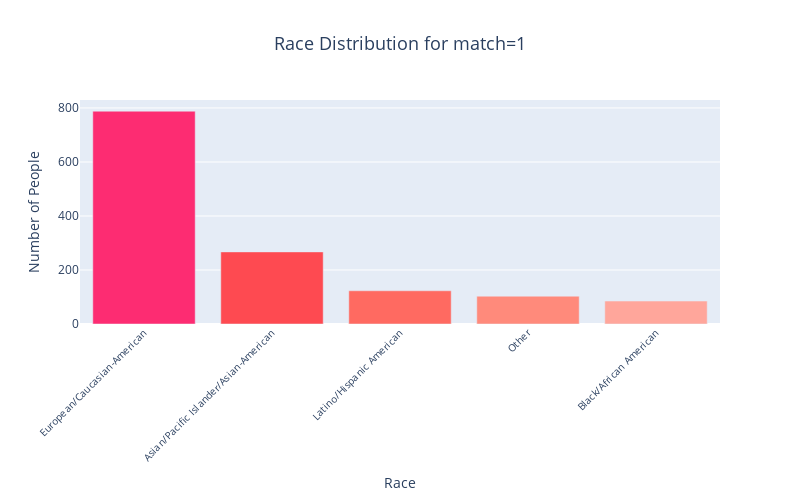

The code cell stored with this chart in its notebook:
### Code cell
# Filtrer les données où match = 1
df_match_1 = df[df['match'] == 1].copy()

# Mapping race numbers to their respective categories
race_mapping = {
    1: 'Black/African American',
    2: 'European/Caucasian-American',
    3: 'Latino/Hispanic American',
    4: 'Asian/Pacific Islander/Asian-American',
    5: 'Native American',
    6: 'Other'
}

# Apply the mapping to the 'race' column for the filtered DataFrame
df_match_1['race_label'] = df_match_1['race'].map(race_mapping)

# Count the occurrences of each race category
race_counts = df_match_1['race_label'].value_counts().reset_index()
race_counts.columns = ['Race', 'Count']

# Custom colors for each race category (same pink/red tones)
colors = ['#FD2C72', '#FE4A51', '#FF6A61', '#FF8A7B', '#FFA69B', '#FFC2BD']

# Create the bar chart
fig = px.bar(race_counts, x='Race', y='Count', title='Race Distribution for match=1',
             labels={'Count': 'Number of People', 'Race': 'Race'},
             color='Race', color_discrete_sequence=colors)

# Update layout: increase figure size, reduce font size, rotate x-axis labels, and remove legend
fig.update_layout(
    xaxis_title='Race',
    yaxis_title='Number of People',
    title_font_size=18,
    title_x=0.5,
    xaxis_tickfont_size=10,  # Smaller font size for x-axis labels
    yaxis_tickfont_size=12,  # Smaller font size for y-axis labels
    showlegend=False,  # Hide legend
    width=800,  # Increase width
    height=500  # Increase height
)

# Rotate x-axis labels for better readability
fig.update_xaxes(tickangle=-45)

# Show the chart
fig.show()

### Figure 1 — Plotly figure (JSON) as saved in the notebook; plotly's stock layout.template omitted (floating-point values rounded to 4 significant figures)
{"data": [{"alignmentgroup": "True", "hovertemplate": "Race=%{x}<br>Number of People=%{y}<extra></extra>", "legendgroup": "European/Caucasian-American", "marker": {"color": "#FD2C72", "pattern": {"shape": ""}}, "name": "European/Caucasian-American", "offsetgroup": "European/Caucasian-American", "orientation": "v", "showlegend": true, "textposition": "auto", "type": "bar", "x": ["European/Caucasian-American"], "xaxis": "x", "y": [788], "yaxis": "y"}, {"alignmentgroup": "True", "hovertemplate": "Race=%{x}<br>Number of People=%{y}<extra></extra>", "legendgroup": "Asian/Pacific Islander/Asian-American", "marker": {"color": "#FE4A51", "pattern": {"shape": ""}}, "name": "Asian/Pacific Islander/Asian-American", "offsetgroup": "Asian/Pacific Islander/Asian-American", "orientation": "v", "showlegend": true, "textposition": "auto", "type": "bar", "x": ["Asian/Pacific Islander/Asian-American"], "xaxis": "x", "y": [267], "yaxis": "y"}, {"alignmentgroup": "True", "hovertemplate": "Race=%{x}<br>Number of People=%{y}<extra></extra>", "legendgroup": "Latino/Hispanic American", "marker": {"color": "#FF6A61", "pattern": {"shape": ""}}, "name": "Latino/Hispanic American", "offsetgroup": "Latino/Hispanic American", "orientation": "v", "showlegend": true, "textposition": "auto", "type": "bar", "x": ["Latino/Hispanic American"], "xaxis": "x", "y": [123], "yaxis": "y"}, {"alignmentgroup": "True", "hovertemplate": "Race=%{x}<br>Number of People=%{y}<extra></extra>", "legendgroup": "Other", "marker": {"color": "#FF8A7B", "pattern": {"shape": ""}}, "name": "Other", "offsetgroup": "Other", "orientation": "v", "showlegend": true, "textposition": "auto", "type": "bar", "x": ["Other"], "xaxis": "x", "y": [103], "yaxis": "y"}, {"alignmentgroup": "True", "hovertemplate": "Race=%{x}<br>Number of People=%{y}<extra></extra>", "legendgroup": "Black/African American", "marker": {"color": "#FFA69B", "pattern": {"shape": ""}}, "name": "Black/African American", "offsetgroup": "Black/African American", "orientation": "v", "showlegend": true, "textposition": "auto", "type": "bar", "x": ["Black/African American"], "xaxis": "x", "y": [85], "yaxis": "y"}], "layout": {"barmode": "relative", "height": 500, "legend": {"title": {"text": "Race"}, "tracegroupgap": 0}, "showlegend": false, "title": {"font": {"size": 18}, "text": "Race Distribution for match=1", "x": 0.5}, "width": 800, "xaxis": {"anchor": "y", "categoryarray": ["European/Caucasian-American", "Asian/Pacific Islander/Asian-American", "Latino/Hispanic American", "Other", "Black/African American"], "categoryorder": "array", "domain": [0, 1], "tickangle": -45, "tickfont": {"size": 10}, "title": {"text": "Race"}}, "yaxis": {"anchor": "x", "domain": [0, 1], "tickfont": {"size": 12}, "title": {"text": "Number of People"}}}}
